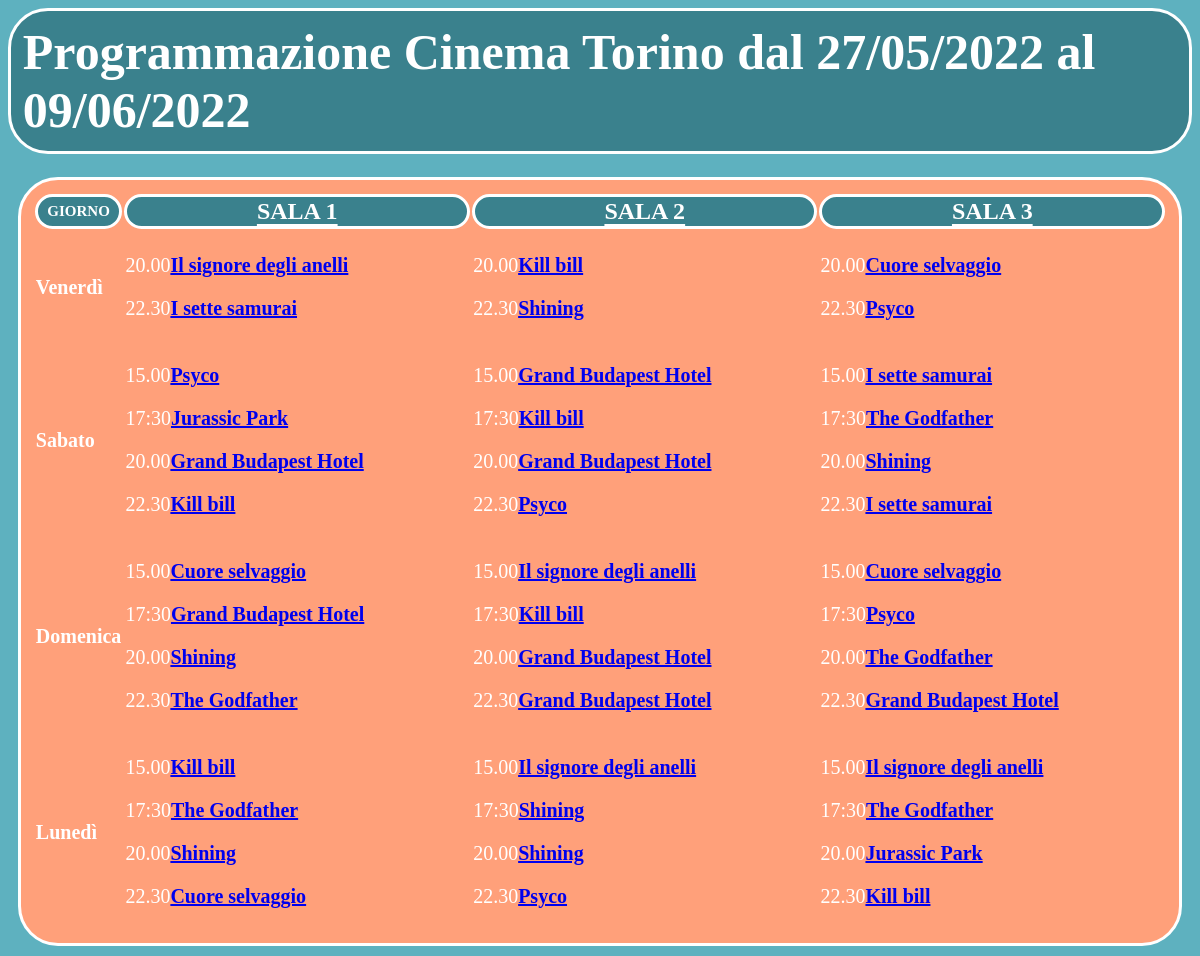
Page /Sito/index.php on the committed database.
### tables this page shows
CREATE TABLE `film` (
  `IDfilm` int(11) NOT NULL,
  `Title` varchar(50) NOT NULL,
  `Length` int(11) NOT NULL,
  `ReleaseYear` year(4) NOT NULL,
  `img` varchar(100) DEFAULT NULL
);

### Sito/DBConnection.php (called while the page is built, shortened)
<?php
    class DBConnection{
        private string $hostname = "localhost";
        private string $dbuser = "root";
        private string $dbpwd = "";
        private string $db = "cinema";
        private $conn = null;
        public function __construct()
        {
            try{
                $this->conn = new mysqli($this->hostname, $this->dbuser, $this->dbpwd,$this->db);
            }catch(mysqli_sql_exception $e){
                throw new DBConnectionException("Cannot create connection to the database",500);
            }
        }
        public function selectQuery($query): array{
            $result = $this->conn->query($query);
            return $result->fetch_all(MYSQLI_ASSOC);
        }
    }

### Sito/index.php (the view, shortened to what this page needs)
<!DOCTYPE html>
<html lang="en">
<head>
    <link rel="stylesheet" href="./style/style.css">
</head>
<body>
    <header>
        <h1>Programmazione Cinema Torino dal 27/05/2022 al 09/06/2022</h1>
    </header>
    <table>
            <thead>
                 <tr>
                    <th class="day">GIORNO</th>
                    <th scope="col" style="width:33%">SALA 1</th>
                    <th scope="col" style="width:33%">SALA 2</th>
                    <th scope="col" style="width:33%">SALA 3</th>
                </tr>
            </thead>
            <tbody>
                <?php
                    require("DBConnection.php");
                    try{
                        $dbconn = new DBConnection();
                        $result_array = $dbconn->selectQuery("SELECT IDfilm,Title FROM film");
                        printFilms($result_array);
                    }catch(DBConnectionException $e){
                        echo "<p><h1>".$e->getMessage()."</h1></p>";
                        http_response_code($e->getCode());
                        exit();
                    }
                    function printFilms(array $films){
                        $a_giorni = ["Venerdì","Sabato","Domenica","Lunedì"];
                        $spettacoli = ["15.00","17:30","20.00","22.30"];
                        echo "<tr>";
                        for($giorno=0; $giorno<4; $giorno++){
                            echo "<tr>";
                            echo "<td><strong>".$a_giorni[$giorno]."</strong></td>";
                            for($sala=0; $sala<3; $sala++){
                                echo "<td>";
                                $nspettacoli = 4;
                                if($giorno%4==0){
                                    $nspettacoli = 2;
                                }
                                for($j=0; $j<$nspettacoli; $j++){
                                    echo "<p><span class='ora'>";
                                    if($nspettacoli==2){
                                        echo $spettacoli[$j+2];
                                    }
                                    else{
                                        echo $spettacoli[$j];
                                    }
                                    echo "</span>";
                                    $randomFilm = $films[rand(0,count($films)-1)];
                                    echo "<strong><a href='film.php?idfilm=".$randomFilm["IDfilm"]."'>".$randomFilm["Title"]."</a></strong></p>";
                                }
                                echo "</td>";
                            }
                            echo "</tr>";
                        }
                    }
                ?>
                </tbody>
    </table>
</body>
</html>

### Sito/style/style.css (style rules this page uses)
body { background-color: #5EB1BF; }
h1 { font-size: 50px; color: white; background-color: #3a818d; border: 3px solid white; border-radius: 40px; width: fit-content; margin: 0 auto; padding: 1%; }
table { background-color: lightsalmon; border: 3px solid white; border-radius: 40px; margin: 10px; margin-top: 2%; padding: 1%; }
th { font-size: 2vw; text-decoration: underline; text-underline-offset: 5px; color: white; background-color: #3a818d; border: 3px solid white; border-radius: 40px; }
td { font-size: 20px; color: white; }
.day { font-size: 15px; text-decoration: none; }

### rows in the picture
film: Title "Il signore degli anelli"
film: Title "I sette samurai"
film: Title "Kill bill"
film: Title "Shining"
film: Title "Cuore selvaggio"
film: Title "Psyco"
film: Title "Jurassic Park"
film: Title "Grand Budapest Hotel"
film: Title "The Godfather"

### other values in the picture
$a_giorni[$giorno] "Venerdì"
$spettacoli[$j+2] "20.00"
$spettacoli[$j+2] "22.30"
$a_giorni[$giorno] "Sabato"
$spettacoli[$j] "15.00"
$spettacoli[$j] "17:30"
$spettacoli[$j] "20.00"
$spettacoli[$j] "22.30"
$a_giorni[$giorno] "Domenica"
$a_giorni[$giorno] "Lunedì"
